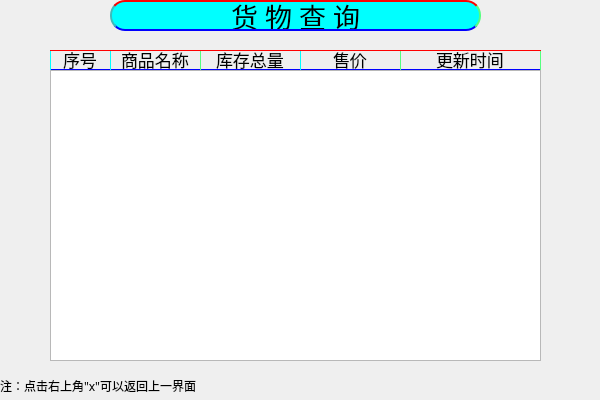
<?xml version="1.0" encoding="UTF-8"?>
<ui version="4.0">
 <class>clinetEnquireWindow</class>
 <widget class="QMainWindow" name="clinetEnquireWindow">
  <property name="geometry">
   <rect>
    <x>0</x>
    <y>0</y>
    <width>600</width>
    <height>400</height>
   </rect>
  </property>
  <property name="windowTitle">
   <string>货物查询</string>
  </property>
  <property name="windowIcon">
   <iconset resource="../image/image.qrc">
    <normaloff>:/logo.png</normaloff>:/logo.png</iconset>
  </property>
  <property name="styleSheet">
   <string notr="true"/>
  </property>
  <widget class="QWidget" name="centralwidget">
   <widget class="QLineEdit" name="lineEdit">
    <property name="geometry">
     <rect>
      <x>50</x>
      <y>50</y>
      <width>61</width>
      <height>20</height>
     </rect>
    </property>
    <property name="font">
     <font>
      <family>楷体</family>
      <pointsize>13</pointsize>
     </font>
    </property>
    <property name="styleSheet">
     <string notr="true">border-width: 15px; /* 边框宽度 */
border-radius: 20px; /* 边框半径 */

border-top-style: solid;
border-top-width: 5px;
border-top-color: red;
border-top: 1px solid red;
 
border-right-style: solid;
border-right-width: 3px;
border-right-color: #55ff7f;
border-right: 1px solid #55ff7f;
 
border-bottom-style: solid;
border-bottom-width: 2px;
border-bottom-color: blue;
border-bottom: 1px solid blue;
 
border-left-style: solid;
border-left-width: 3px;
border-left-color: aqua;
border-left: 1px solid aqua;

background:transparent; /* 背景颜色 1E90FF*/
 font-family: 楷体; /* 设置字体 */
 color: write; /* 字体颜色 */
</string>
    </property>
    <property name="text">
     <string>序号</string>
    </property>
    <property name="alignment">
     <set>Qt::AlignCenter</set>
    </property>
   </widget>
   <widget class="QLineEdit" name="lineEdit_3">
    <property name="geometry">
     <rect>
      <x>200</x>
      <y>50</y>
      <width>101</width>
      <height>20</height>
     </rect>
    </property>
    <property name="font">
     <font>
      <family>楷体</family>
      <pointsize>13</pointsize>
     </font>
    </property>
    <property name="styleSheet">
     <string notr="true">border-width: 15px; /* 边框宽度 */
border-radius: 20px; /* 边框半径 */

border-top-style: solid;
border-top-width: 5px;
border-top-color: red;
border-top: 1px solid red;
 
border-right-style: solid;
border-right-width: 3px;
border-right-color: #55ff7f;
border-right: 1px solid #55ff7f;
 
border-bottom-style: solid;
border-bottom-width: 2px;
border-bottom-color: blue;
border-bottom: 1px solid blue;
 
border-left-style: solid;
border-left-width: 3px;
border-left-color: aqua;
border-left: 1px solid aqua;

background:transparent; /* 背景颜色 1E90FF*/
 font-family: 楷体; /* 设置字体 */
 color: write; /* 字体颜色 */
</string>
    </property>
    <property name="text">
     <string>库存总量</string>
    </property>
    <property name="alignment">
     <set>Qt::AlignCenter</set>
    </property>
   </widget>
   <widget class="QLabel" name="label">
    <property name="geometry">
     <rect>
      <x>110</x>
      <y>0</y>
      <width>371</width>
      <height>31</height>
     </rect>
    </property>
    <property name="font">
     <font>
      <family>楷体</family>
      <pointsize>20</pointsize>
     </font>
    </property>
    <property name="styleSheet">
     <string notr="true">border-width: 15px; /* 边框宽度 */
border-radius: 15px; /* 边框半径 */

border-top-style: solid;
border-top-width: 5px;
border-top-color: red;
border-top: 2px solid red;
 
border-right-style: solid;
border-right-width: 3px;
border-right-color: #55ff7f;
border-right: 2px solid #55ff7f;
 
border-bottom-style: solid;
border-bottom-width: 2px;
border-bottom-color: blue;
border-bottom:2px solid blue;
 
border-left-style: solid;
border-left-width: 3px;
border-left-color: aqua;
border-left: 2px solid #3ebaba;

background: aqua; /* 背景颜色 1E90FF*/
 font-family: 楷体; /* 设置字体 */
 color: write; /* 字体颜色 */
</string>
    </property>
    <property name="text">
     <string>货 物 查 询</string>
    </property>
    <property name="alignment">
     <set>Qt::AlignCenter</set>
    </property>
   </widget>
   <widget class="QLineEdit" name="lineEdit_6">
    <property name="geometry">
     <rect>
      <x>400</x>
      <y>50</y>
      <width>141</width>
      <height>20</height>
     </rect>
    </property>
    <property name="font">
     <font>
      <family>楷体</family>
      <pointsize>13</pointsize>
     </font>
    </property>
    <property name="styleSheet">
     <string notr="true">border-width: 15px; /* 边框宽度 */
border-radius: 20px; /* 边框半径 */

border-top-style: solid;
border-top-width: 5px;
border-top-color: red;
border-top: 1px solid red;
 
border-right-style: solid;
border-right-width: 3px;
border-right-color: #55ff7f;
border-right: 1px solid #55ff7f;
 
border-bottom-style: solid;
border-bottom-width: 2px;
border-bottom-color: blue;
border-bottom: 1px solid blue;
 
border-left-style: solid;
border-left-width: 3px;
border-left-color: aqua;
border-left: 1px solid aqua;

background:transparent; /* 背景颜色 1E90FF*/
 font-family: 楷体; /* 设置字体 */
 color: write; /* 字体颜色 */
</string>
    </property>
    <property name="text">
     <string>更新时间</string>
    </property>
    <property name="alignment">
     <set>Qt::AlignCenter</set>
    </property>
   </widget>
   <widget class="QLineEdit" name="lineEdit_4">
    <property name="geometry">
     <rect>
      <x>300</x>
      <y>50</y>
      <width>101</width>
      <height>20</height>
     </rect>
    </property>
    <property name="font">
     <font>
      <family>楷体</family>
      <pointsize>13</pointsize>
     </font>
    </property>
    <property name="styleSheet">
     <string notr="true">border-width: 15px; /* 边框宽度 */
border-radius: 20px; /* 边框半径 */

border-top-style: solid;
border-top-width: 5px;
border-top-color: red;
border-top: 1px solid red;
 
border-right-style: solid;
border-right-width: 3px;
border-right-color: #55ff7f;
border-right: 1px solid #55ff7f;
 
border-bottom-style: solid;
border-bottom-width: 2px;
border-bottom-color: blue;
border-bottom: 1px solid blue;
 
border-left-style: solid;
border-left-width: 3px;
border-left-color: aqua;
border-left: 1px solid aqua;

background:transparent; /* 背景颜色 1E90FF*/
 font-family: 楷体; /* 设置字体 */
 color: write; /* 字体颜色 */
</string>
    </property>
    <property name="text">
     <string>售价</string>
    </property>
    <property name="alignment">
     <set>Qt::AlignCenter</set>
    </property>
   </widget>
   <widget class="QListWidget" name="listWidget">
    <property name="geometry">
     <rect>
      <x>50</x>
      <y>70</y>
      <width>491</width>
      <height>291</height>
     </rect>
    </property>
   </widget>
   <widget class="QLineEdit" name="lineEdit_2">
    <property name="geometry">
     <rect>
      <x>110</x>
      <y>50</y>
      <width>91</width>
      <height>20</height>
     </rect>
    </property>
    <property name="font">
     <font>
      <family>楷体</family>
      <pointsize>13</pointsize>
     </font>
    </property>
    <property name="styleSheet">
     <string notr="true">border-width: 15px; /* 边框宽度 */
border-radius: 20px; /* 边框半径 */

border-top-style: solid;
border-top-width: 5px;
border-top-color: red;
border-top: 1px solid red;
 
border-right-style: solid;
border-right-width: 3px;
border-right-color: #55ff7f;
border-right: 1px solid #55ff7f;
 
border-bottom-style: solid;
border-bottom-width: 2px;
border-bottom-color: blue;
border-bottom: 1px solid blue;
 
border-left-style: solid;
border-left-width: 3px;
border-left-color: aqua;
border-left: 1px solid aqua;

background:transparent; /* 背景颜色 1E90FF*/
 font-family: 楷体; /* 设置字体 */
 color: write; /* 字体颜色 */
</string>
    </property>
    <property name="text">
     <string>商品名称</string>
    </property>
    <property name="alignment">
     <set>Qt::AlignCenter</set>
    </property>
   </widget>
   <widget class="QLabel" name="label_3">
    <property name="geometry">
     <rect>
      <x>0</x>
      <y>375</y>
      <width>231</width>
      <height>21</height>
     </rect>
    </property>
    <property name="font">
     <font>
      <family>楷体</family>
     </font>
    </property>
    <property name="text">
     <string>注：点击右上角&quot;x&quot;可以返回上一界面</string>
    </property>
   </widget>
  </widget>
 </widget>
 <resources>
  <include location="../image/image.qrc"/>
 </resources>
 <connections/>
</ui>
